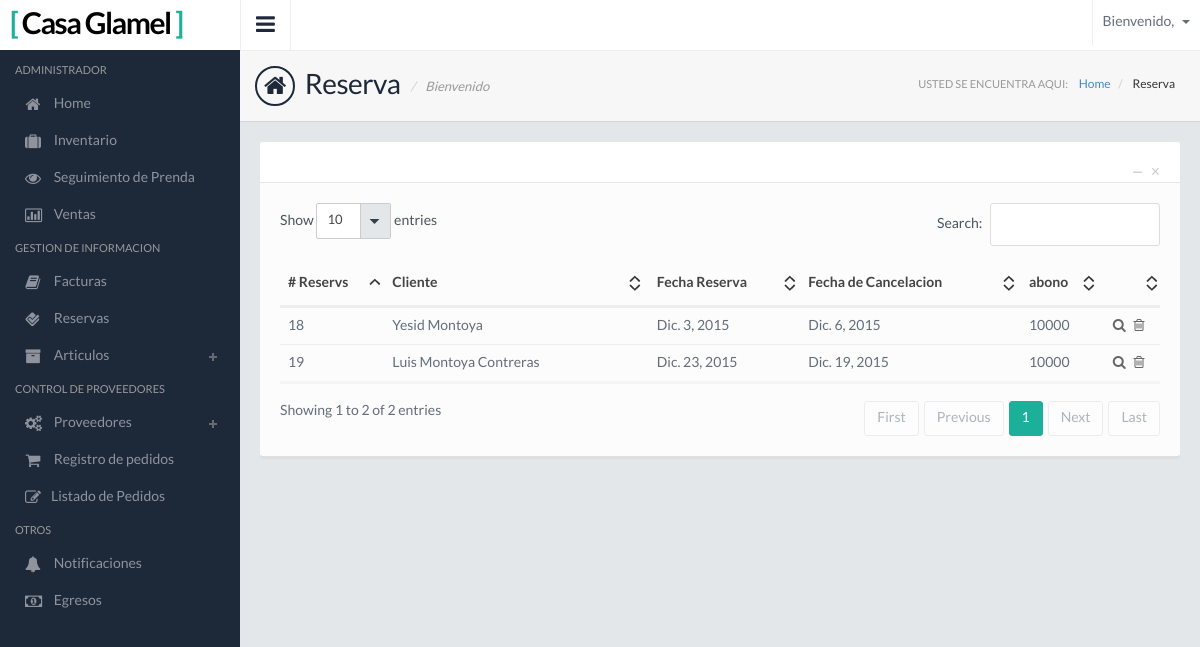
Before: /Reserva_List/ with the older database file.
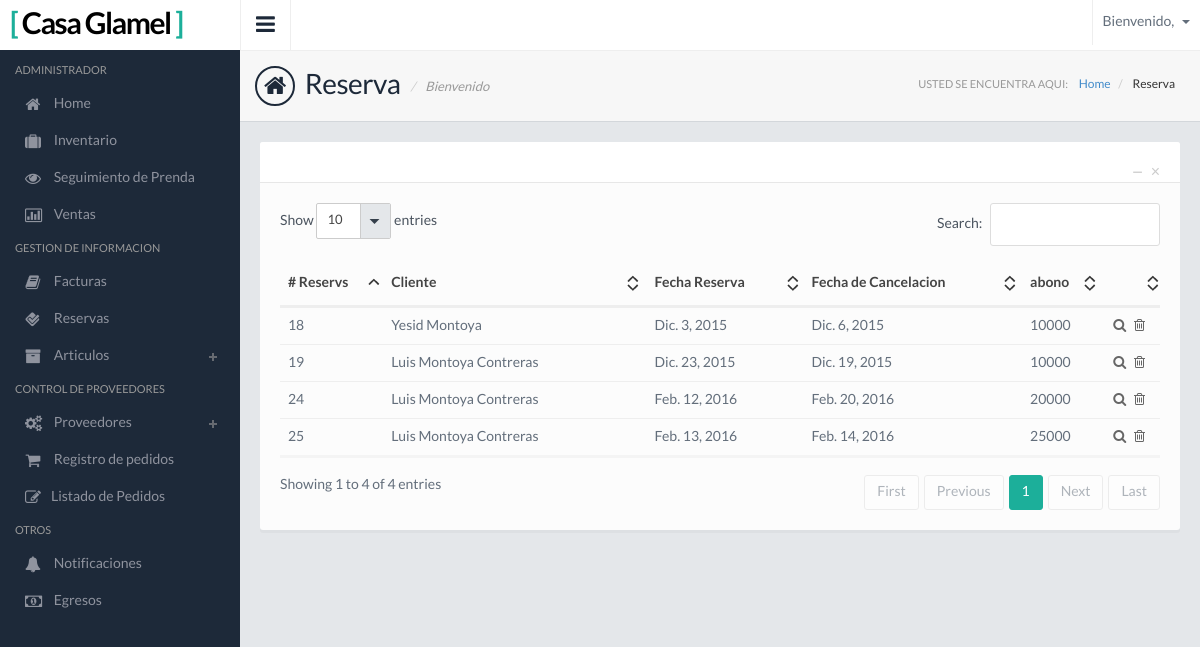
After: the same page with the newer database file.
### Apps/Reserva/models.py (models this page shows, shortened)
class Reserva(models.Model):
    cliente = models.ForeignKey(Cliente)
    vendedor = models.CharField(max_length=50,blank=True)
    fecha_reserva = models.DateField()
    fecha_limite = models.DateField()
    abono_inicial = models.IntegerField()
    descuento = models.IntegerField(default=0, null=True, blank=True, validators=[
                                        MinValueValidator(0),
                                        MaxValueValidator(100)
                                    ])

### Apps/GestionInf/models.py (models this page shows)
class Cliente(models.Model):
    full_nombre = models.CharField(max_length=100)
    identificacion = models.IntegerField()
    direccion = models.CharField(max_length=100)
    telefono = models.IntegerField()
    correo = models.CharField(max_length=100)
    peligroso = models.BooleanField(default=False)
    numeros_compras = models.IntegerField(default=0,blank=True, null=True)
    def __str__(self):
        return self.full_nombre

### Apps/Reserva/views.py (the view)
# urls.py: url(r'Reserva_List/$',Reserva_List.as_view(), name='Reserva_List'),
class Reserva_List (SuperuserRequiredMixin,LoginRequiredMixin,ListView):
    model = Reserva
    login_url = '/'
    template_name = u'ModuloAdmin/Reserva/Reserva_List.html'
    context_object_name = 'reserva'

### templates/ModuloAdmin/Reserva/Reserva_List.html (shortened to what this page needs)
{% extends "base.html" %}
{% load static from staticfiles %}
{% block link%} <link href="{% static 'css/jquery.datatables.css' %}" rel="stylesheet"> {%endblock%}
{% block page %} Reserva {% endblock %}
{% block page2 %} Reserva {% endblock %}
{% block contenido%}
    <div class="panel panel-default">
        <div class="panel-heading">
          <div class="panel-btns">
            <a href="#" class="panel-close">&times;</a>
            <a href="#" class="minimize">&minus;</a>
          </div>
        </div>
        <div class="panel-body">
          <div class="table-responsive">
          <table class="table" id="table3">
              <thead>
                 <tr>
                    <th># Reservs</th>
                    <th>Cliente</th>
                    <th>Fecha Reserva</th>
                    <th>Fecha de Cancelacion</th>
                    <th>abono</th>
                     <th></th>
                 </tr>
              </thead>
              <tbody>
                 {%for reserva in reserva%}
                 <tr class="odd gradeX">
                    <td>{{reserva.pk}}</td>
                     <td>{{reserva.cliente}}</td>
                     <td>{{reserva.fecha_reserva}}</td>
                     <td>{{reserva.fecha_limite}}</td>
                     <td>{{ reserva.abono_inicial }}</td>
                    <td class="table-action">
                         <a href="{% url 'Reservas:Reserva_Factura_Detail_Admin' reserva.pk %}"><i class="fa fa-search"></i></a>
                         <a href="{% url 'Reservas:Reserva_Delete_Admin' reserva.pk %}"><i class="fa fa-trash-o"></i></a>
                    </td>
                 </tr>
                 {%endfor%}
              </tbody>
           </table>
          </div>
        </div>
      </div>
{% endblock %}

Changed rows visible on the page:
added Reserva: pk "24", cliente "Luis Montoya Contreras", fecha_reserva "Feb. 12, 2016", fecha_limite "Feb. 20, 2016", abono_inicial "20000"
added Reserva: pk "25", cliente "Luis Montoya Contreras", fecha_reserva "Feb. 13, 2016", fecha_limite "Feb. 14, 2016", abono_inicial "25000"
Other visible differences:
text written by a page script: "Show 10 entries Search: Showing 1 to 2 of 2 entries First Previous 1 Next Last" → "Show 10 entries Search: Showing 1 to 4 of 4 entries First Previous 1 Next Last"
